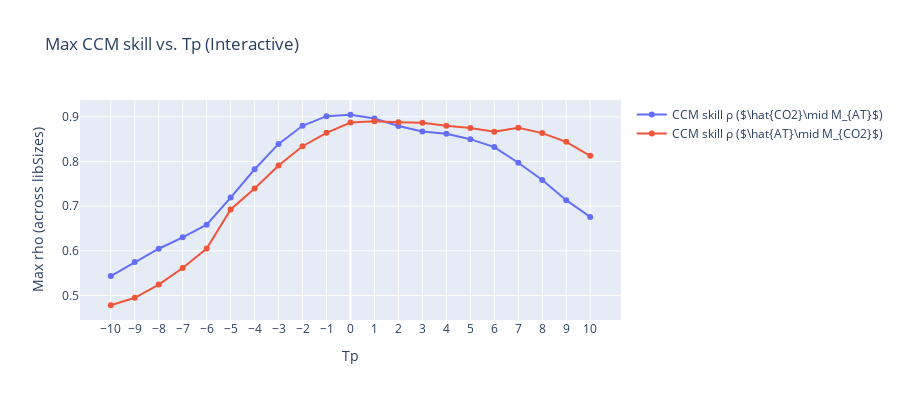

This figure's notebook cell:
### Code cell
from toolbox import ccm_functions as cf
import importlib
importlib.reload(cf)
 

Tps_list, forward_rhos, reverse_rhos = cf.find_optimal_Tp(
    df_sd      = df_AT,
    df_pre     = df_CO2,
    E          = 4,
    tau        = 2,
    libSizes   = "40 80 120 160 200 240 280 320 360",
    sample     = 10,
    Tps        = range(-10, 11),
    interactive=True   
)

### Figure 1 — Plotly figure (JSON) as saved in the notebook; plotly's stock layout.template omitted (floating-point values rounded to 4 significant figures)
{"data": [{"mode": "lines+markers", "name": "CCM skill ρ ($\\hat{CO2}\\mid M_{AT}$)", "type": "scatter", "x": [-10, -9, -8, -7, -6, -5, -4, -3, -2, -1, 0, 1, 2, 3, 4, 5, 6, 7, 8, 9, 10], "y": [0.5435, 0.5748, 0.6047, 0.6302, 0.6586, 0.7192, 0.7825, 0.8392, 0.8798, 0.9013, 0.9045, 0.896, 0.8793, 0.8669, 0.8618, 0.8498, 0.8322, 0.7972, 0.7585, 0.7134, 0.6758]}, {"mode": "lines+markers", "name": "CCM skill ρ ($\\hat{AT}\\mid M_{CO2}$)", "type": "scatter", "x": [-10, -9, -8, -7, -6, -5, -4, -3, -2, -1, 0, 1, 2, 3, 4, 5, 6, 7, 8, 9, 10], "y": [0.4783, 0.495, 0.5244, 0.5616, 0.6051, 0.6926, 0.7396, 0.7908, 0.834, 0.864, 0.8871, 0.8901, 0.8878, 0.8865, 0.8797, 0.8746, 0.8663, 0.8755, 0.8634, 0.8439, 0.8127]}], "layout": {"height": 400, "title": {"text": "Max CCM skill vs. Tp (Interactive)"}, "width": 900, "xaxis": {"tickmode": "array", "tickvals": [-10, -9, -8, -7, -6, -5, -4, -3, -2, -1, 0, 1, 2, 3, 4, 5, 6, 7, 8, 9, 10], "title": {"text": "Tp"}}, "yaxis": {"title": {"text": "Max rho (across libSizes)"}}}}
